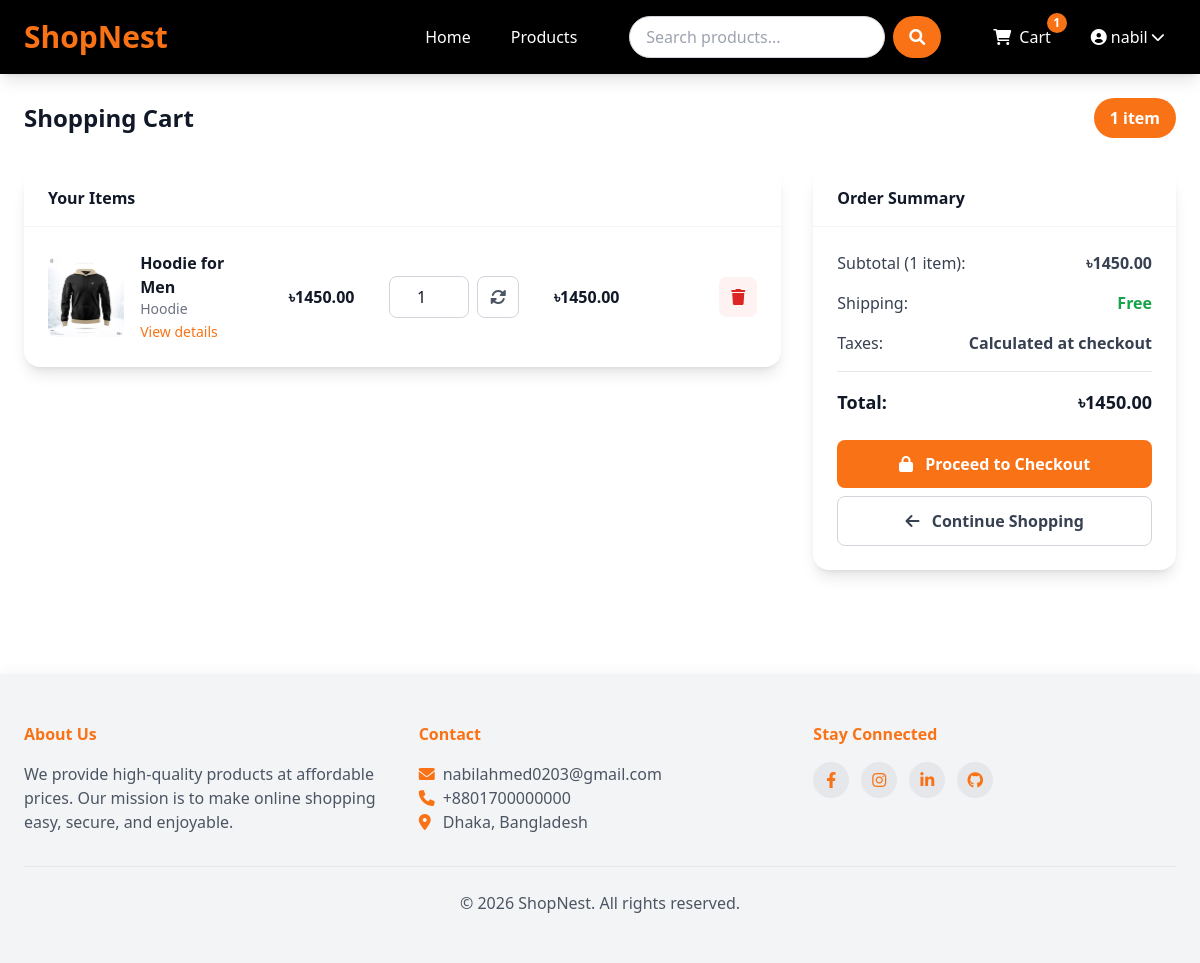
/cart/ (signed in), run on an earlier commit of the app's database.
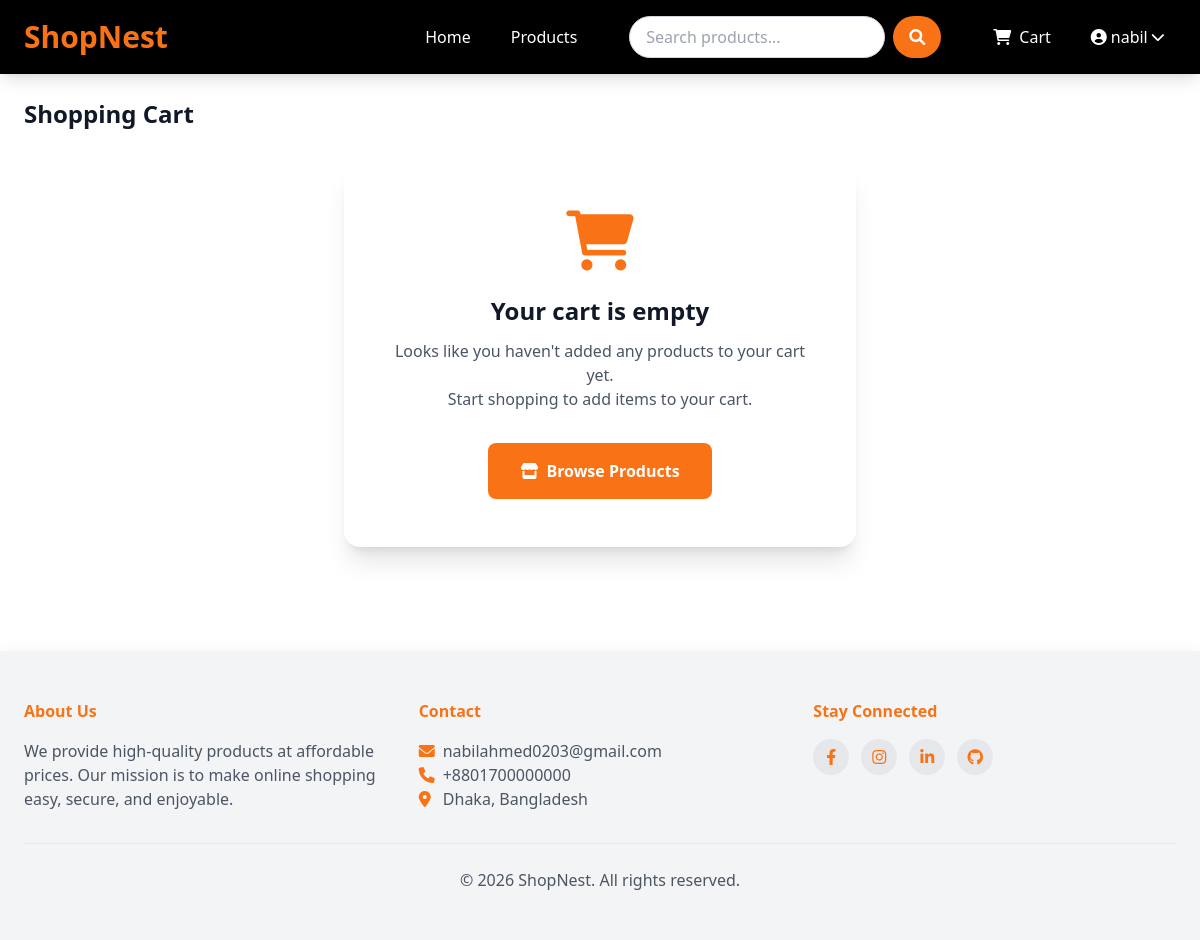
And on a later commit of the database.
### shop/models.py (models this page shows, shortened)
class Cart(models.Model):
    user = models.OneToOneField(User, on_delete=models.CASCADE)
    created_at = models.DateTimeField(auto_now_add=True)
    updated_at = models.DateTimeField(auto_now=True)
    def get_total_price(self):
        return sum(item.get_cost() for item in self.items.all())                            # 'get_cost()' & 'items'(related_name='items) is from CartItem Model
    def get_total_items(self):
        return sum(item.quantity for item in self.items.all())

class CartItem(models.Model):
    cart = models.ForeignKey(Cart, on_delete=models.CASCADE, related_name='items')
    product = models.ForeignKey(Product, on_delete=models.CASCADE)
    quantity = models.PositiveBigIntegerField(default=1)
    def get_cost(self):
        return self.quantity*self.product.price                             # each item quantity * it's price

class Product(models.Model):
    name = models.CharField(max_length=100)
    slug = models.SlugField(max_length=200, unique=True)
    category = models.ForeignKey(Category, on_delete=models.CASCADE, related_name='products')
    description = models.TextField()
    price = models.DecimalField(max_digits=10, decimal_places=2)                            # 405.99
    stock = models.PositiveBigIntegerField(default=1)                                       # 1 product minimum
    available = models.BooleanField(default=True)                                           # if the product is available or not; By default Available, can make is unavailable
    created_at = models.DateTimeField(auto_now_add=True)
    updated_at = models.DateTimeField(auto_now=True)
    image = models.ImageField(upload_to='products/%Y/%m/%d')                                 # images will be uploaded to the product folder based on date

class Category(models.Model):
    name = models.CharField(max_length=100)
    slug = models.SlugField(max_length=100, unique=True)                        # slug used for URL; unique = true--> 1 name for 1 product
    description = models.TextField()
    class Meta:
        verbose_name_plural = "Categories"

### shop/views.py (the view)
# urls.py: path('cart/', views.cart_detail, name="cart_detail"),
@login_required
def cart_detail(request):
    try:
        cart = models.Cart.objects.get(user=request.user)
    except models.Cart.DoesNotExist:
        cart = models.Cart.objects.create(user=request.user)
    return render(request, 'shop/cart.html', {'cart' : cart})

### shop/context_processor.py (called while the page is built)
def cart_items_count(request):
    if request.user.is_authenticated:
        try:
            cart = Cart.objects.get(user=request.user)
            return {'cart_items_count' : cart.get_total_items()}                      # "cart_items_count" can be used globally in very view
        except Cart.DoesNotExist:
            {'cart_items_count' : 0}
    return {'cart_items_count' : 0}

### templates/shop/cart.html (shortened to what the changed rows need)
{% extends 'base.html' %}
{% block content %}
<div class="flex flex-col md:flex-row md:items-center md:justify-between gap-4 mb-8">
    <h1 class="font-bold text-2xl text-gray-900">Shopping Cart</h1>
    {% if cart.items.all %}
    <span class="bg-orange-500 text-white rounded-full px-4 py-2 font-semibold">{{ cart.get_total_items }} item{{ cart.get_total_items|pluralize }}</span>
    {% endif %}
</div>
{% if cart.items.all %}
<div class="grid grid-cols-1 lg:grid-cols-3 gap-8">
    <div class="lg:col-span-2">
        <div class="bg-white rounded-2xl shadow-lg overflow-hidden">
            <div class="bg-white border-b border-gray-100 px-6 py-4">
                <h5 class="font-semibold text-gray-900">Your Items</h5>
            </div>
            <div class="divide-y divide-gray-100">
                {% for item in cart.items.all %}
                <div class="p-6 flex flex-col md:flex-row md:items-center gap-4">
                    <div class="flex items-center gap-4 md:w-2/5">
                        {% if item.product.image %}
                        <img src="{{ item.product.image.url }}" alt="{{ item.product.name }}" class="w-20 h-20 object-cover rounded-lg">
                        {% else %}
                        <div class="w-20 h-20 bg-gray-100 rounded-lg flex items-center justify-center">
                            <i class="fas fa-image fa-2x text-gray-400"></i>
                        </div>
                        {% endif %}
                        <div>
                            <h6 class="font-semibold text-gray-900">{{ item.product.name }}</h6>
                            <div class="text-gray-500 text-sm">{{ item.product.category.name }}</div>
                            <a href="{% url 'product_detail' item.product.slug %}" class="text-orange-500 text-sm font-medium hover:underline">View details</a>
                        </div>
                    </div>
                    <div class="md:w-1/5 text-center font-semibold text-gray-900">৳{{ item.product.price }}</div>
                    <div class="md:w-1/5 flex items-center justify-center gap-2">
                        <form action="{% url 'cart_update' item.product.id %}" method="post" class="flex items-center gap-2">
                            <input type="number" name="quantity" value="{{ item.quantity }}" min="1" max="{{ item.product.stock }}" class="w-20 text-center border border-gray-300 rounded-lg px-2 py-2 focus:outline-none focus:ring-2 focus:ring-orange-500">
                            <button type="submit" class="border border-gray-300 text-gray-600 hover:bg-orange-500 hover:text-white hover:border-orange-500 px-3 py-2 rounded-lg transition duration-300">
                                <i class="fas fa-sync-alt"></i>
                            </button>
                        </form>
                    </div>
                    <div class="md:w-1/5 text-center font-semibold text-gray-900">৳{{ item.get_cost }}</div>
                    <div class="md:w-1/5 flex justify-end">
                        <form action="{% url 'cart_remove' item.product.id %}" method="post">
                            <button type="submit" class="bg-red-50 text-red-600 hover:bg-red-500 hover:text-white px-3 py-2 rounded-lg transition duration-300">
                                <i class="fas fa-trash"></i>
                            </button>
                        </form>
                    </div>
                </div>
                {% endfor %}
            </div>
        </div>
    </div>
    <div>
        <div class="bg-white rounded-2xl shadow-lg overflow-hidden sticky top-6">
            <div class="bg-white border-b border-gray-100 px-6 py-4">
                <h5 class="font-semibold text-gray-900">Order Summary</h5>
            </div>
            <div class="p-6 space-y-4">
                <div class="flex justify-between text-gray-700">
                    <span>Subtotal ({{ cart.get_total_items }} item{{ cart.get_total_items|pluralize }}):</span>
                    <span class="font-semibold">৳{{ cart.get_total_price }}</span>
                </div>
                <div class="flex justify-between text-gray-700">
                    <span>Shipping:</span>
                    <span class="font-semibold text-green-600">Free</span>
                </div>
                <div class="flex justify-between text-gray-700">
                    <span>Taxes:</span>
                    <span class="font-semibold">Calculated at checkout</span>
                </div>
                <hr class="border-gray-200">
                <div class="flex justify-between text-lg font-bold text-gray-900">
                    <span>Total:</span>
                    <span>৳{{ cart.get_total_price }}</span>
                </div>
                <div class="space-y-2 pt-2">
                    <a href="{% url 'checkout' %}" class="block w-full text-center bg-orange-500 text-white py-3 rounded-lg font-semibold hover:bg-black transition duration-300">
                        <i class="fas fa-lock mr-2"></i> Proceed to Checkout
                    </a>
                    <a href="{% url 'product_list' %}" class="block w-full text-center border border-gray-300 text-gray-700 py-3 rounded-lg font-semibold hover:bg-gray-50 transition duration-300">
                        <i class="fas fa-arrow-left mr-2"></i> Continue Shopping
                    </a>
                </div>
            </div>
        </div>
    </div>
</div>
{% else %}
<div class="bg-white rounded-2xl shadow-xl p-12 text-center max-w-lg mx-auto">
    <div class="text-6xl text-orange-500 mb-6">
        <i class="fas fa-shopping-cart"></i>
    </div>
    <h3 class="font-bold text-2xl text-gray-900 mb-3">Your cart is empty</h3>
    <p class="text-gray-600 mb-8">Looks like you haven't added any products to your cart yet.<br>Start shopping to add items to your cart.</p>
    <a href="{% url 'product_list' %}" class="inline-flex items-center gap-2 bg-orange-500 text-white px-8 py-4 rounded-lg font-semibold hover:bg-black transition duration-300">
        <i class="fas fa-store"></i> Browse Products
    </a>
</div>
{% endif %}
{% endblock %}

### templates/base.html (shortened to what the changed rows need)
<!DOCTYPE html>
<html lang="en">
<head>
    <script src="https://cdn.tailwindcss.com"></script>
    <link rel="stylesheet" href="https://cdnjs.cloudflare.com/ajax/libs/font-awesome/6.0.0/css/all.min.css">
    {% load static %}
</head>
<body class="flex flex-col min-h-screen bg-white text-gray-900">
    <header>
        <nav class="bg-black px-6 py-4 shadow-lg">
            <div class="max-w-7xl mx-auto flex flex-wrap items-center justify-between gap-4">
                <div id="navbarNav" class="hidden md:flex flex-col md:flex-row md:items-center md:gap-6 w-full md:w-auto">
                    <ul class="flex flex-col md:flex-row md:items-center gap-4">
                        <li>
                            <a class="relative text-white hover:text-orange-500 font-medium px-3 py-2 transition duration-300 inline-flex items-center gap-2" href="{% url 'cart_detail' %}">
                                <i class="fas fa-shopping-cart"></i> Cart
                                {% if cart_items_count %}
                                    <span class="absolute -top-1 -right-1 bg-orange-500 text-white text-xs font-bold rounded-full w-5 h-5 flex items-center justify-center">{{ cart_items_count }}</span>
                                {% endif %}
                            </a>
                        </li>
                    </ul>
                </div>
            </div>
        </nav>
    </header>
    <main class="flex-1 max-w-7xl mx-auto w-full px-6 py-6">
        {% block content %}{% endblock %}
    </main>
</body>
</html>

What changed in the data, as far as the page shows it:
no longer on this page (row unchanged): Cart: get_total_items "1", get_total_price "1450.00"
removed CartItem: product.image (picture), product.name "Hoodie for Men", product.category.name "Hoodie", product.price "1450.00", quantity "1", get_cost "1450.00"
Also different on the page:
{{ cart_items_count }}: "1" → (not shown)
text no longer shown: "item Your Items Order Summary Subtotal ( item ): ৳ Shipping: Free Taxes: Calculated at checkout Total: ৳ Proceed to Checkout Continue Shopping"
text now shown: "Your cart is empty Looks like you haven't added any products to your cart yet. Start shopping to add items to your cart. Browse Products"
